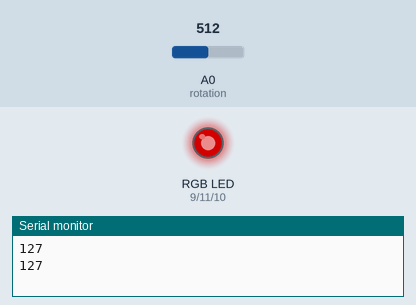
Bench run of a sketch on a simulated Arduino Uno, built with avr-gcc and run on an emulated ATmega328P. Parts: an RGB LED mixed from three pins (HIGH = lit), the last lines printed to the serial monitor. The test bench sets the inputs (shaded band); at power-on: A0 (rotation) = 512. Dim RGB values are drawn brighter than linear.

Above: at 3.8 s.
3.9 s: A0 (rotation) set to 716
At 4.8 s:
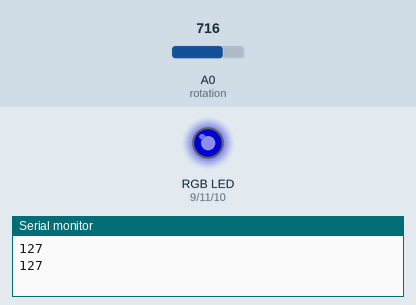
9.5 s: A0 (rotation) set to 900
At 10.8 s:
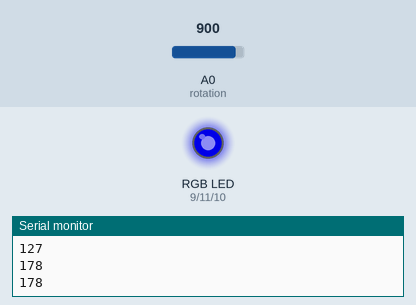
16.5 s: A0 (rotation) set to 122
At 17.7 s:
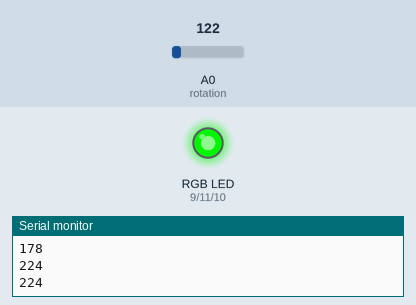
22.5 s: A0 (rotation) set to 511
Timing chart, 0 to 28.5 s (numbered marks = the images above; inputs shaded):
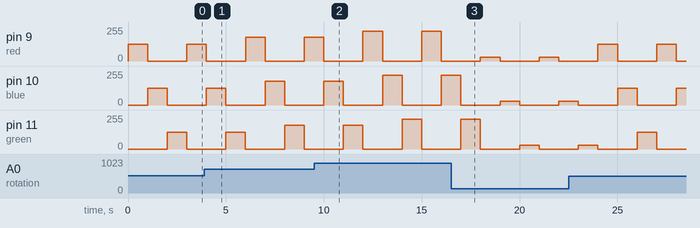

Measured:
- by itself, pin 9 (red): alternates 224/255 for 1.0 s and 0/255 for 2.0 s

The sketch:

Code.ino
```cpp
// Name :- Kunjesh Kantilal Ramani (200515106)
// Date :- 22th June 2022
// Week :- Lab 6 LEVEL 2
// Description :- Map the brightness of the green channel of the RGB led to the rotation sensor A0. As
// you rotate clockwise the light will get brighter.

int red = 9;       // The red RGB LED is connected pin 9 of the Arduino.
int blue = 10;     // The green RGB LED is connected pin 10 of the Arduino.
int green = 11;    // The blue RGB LED is connected pin 11 of the Arduino.
int rotation = A0; // for ratation
int data = 0;

void setup()
{                           // The Setup function runs once.
    pinMode(red, OUTPUT);   // Setup red RGB LED pin as an output pin.
    pinMode(green, OUTPUT); // Setup green RGB LED pin as an output pin.
    pinMode(blue, OUTPUT);  // Setup blue RGB LED pin as an output pin.
    pinMode(rotation, INPUT);
    Serial.begin(9600);
}

void loop()
{
    data = analogRead(rotation);       // To read the data
    data = map(data, 0, 1023, 0, 255); // To map the data to the desired range
    Serial.println(data);              // To print the data, so to make it more interactive

    // Red Light
    analogWrite(red, data);
    delay(1000);
    analogWrite(red, 0);

    // Blue Light
    analogWrite(blue, data);
    delay(1000);
    analogWrite(blue, 0);

    // Green Light
    analogWrite(green, data);
    delay(1000);
    analogWrite(green, 0);
}
```
